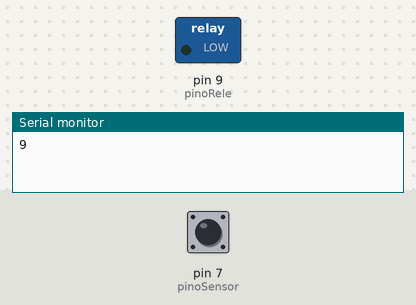
Simulated run of this sketch. Board: Arduino Uno, built with avr-gcc and run on an emulated ATmega328P. Parts: switched loads named in the sketch (green lamp = pin HIGH), the last lines printed to the serial monitor. Inputs (shaded band) come from the test bench; at power-on: pin 7 (pinoSensor) HIGH. The local clock reads 2024-03-15 10:24:30 at power-on unless the sketch sets it.

Above: at 1.2 s.
1.3 s: pin 7 (pinoSensor) driven LOW
At 3.4 s:
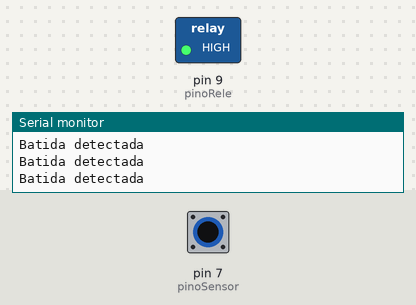
4.3 s: pin 7 (pinoSensor) pulsed HIGH 2 times (0.12 s each, 0.3 s apart)
7.5 s: pin 7 (pinoSensor) pulsed HIGH 2 times (0.12 s each, 0.3 s apart)
Timing chart, 0 to 16.5 s (numbered marks = the images above; inputs shaded):
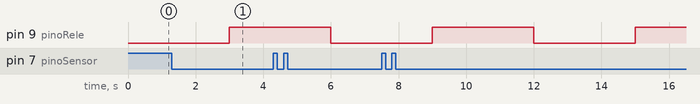

The sketch:

RTC_YC031_SRD_REGISTRADOR_2.ino
```cpp
#include <Wire.h> //INCLUSÃO DA BIBLIOTECA
#include "RTClib.h" //INCLUSÃO DA BIBLIOTECA

RTC_DS3231 rtc; //OBJETO DO TIPO RTC_DS3231

const int pinoSensor = 7; //PINO DIGITAL UTILIZADO PELO SENSOR
const int pinoRele = 9; //PINO DIGITAL UTILIZADO PELO MÓDULO RELÉ
int status = 0; //VARIÁVEL QUE CONTROLA O STATUS DO MÓDULO RELÉ (LIGADO / DESLIGADO)
const int pinoBuzzer = 8; //PINO DIGITAL UTILIZADO PELO BUZZER

//float volumeBuzzer = 0; //VARIÁVEL QUE ARMAZENA O VALOR DA LUMINOSIDADE QUE SERÁ APLICADA AO LED

//DECLARAÇÃO DOS DIAS DA SEMANA
char daysOfTheWeek[7][12] = {"Domingo", "Segunda", "Terça", "Quarta", "Quinta", "Sexta", "Sábado"};

void setup(){
  Serial.begin(9600); //INICIALIZA A SERIAL
  pinMode(pinoSensor, INPUT); //DEFINE O PINO COMO ENTRADA
  pinMode(pinoRele, OUTPUT); //DEFINE O PINO COMO SAÍDA
  digitalWrite(pinoRele, HIGH); //MÓDULO RELÉ INICIA DESLIGADO
  pinMode(pinoBuzzer, OUTPUT); //DEFINE O PINO COMO SAÍDA
  pinMode(pinoBuzzer, LOW);

// Configuração do TIMER1
  TCCR1A = 0;                //confira timer para operação normal
  TCCR1B = 0;                //limpa registrador
  TCNT1  = 0;                //zera temporizado

  OCR1A = 0xB71B;            // carrega registrador de comparação: 16MHz/1024/1Hz = 15625 = 0X3D09
  TCCR1B |= (1 << WGM12)|(1<<CS10)|(1 << CS12);   // modo CTC, prescaler de 1024: CS12 = 1 e CS10 = 1
  TIMSK1 |= (1 << OCIE1A);  // habilita interrupção por igualdade de comparação


  if(! rtc.begin()) { // SE O RTC NÃO FOR INICIALIZADO, FAZ
    Serial.println("DS3231 não encontrado"); //IMPRIME O TEXTO NO MONITOR SERIAL
    while(1); //SEMPRE ENTRE NO LOOP
  }
  if(rtc.lostPower()){ //SE RTC FOI LIGADO PELA PRIMEIRA VEZ / FICOU SEM ENERGIA / ESGOTOU A BATERIA, FAZ
    Serial.println("DS3231 OK!"); //IMPRIME O TEXTO NO MONITOR SERIAL
    //REMOVA O COMENTÁRIO DE UMA DAS LINHAS ABAIXO PARA INSERIR AS INFORMAÇÕES ATUALIZADAS EM SEU RTC
    //rtc.adjust(DateTime(F(__DATE__), F(__TIME__))); //CAPTURA A DATA E HORA EM QUE O SKETCH É COMPILADO
    rtc.adjust(DateTime(2019, 8, 28, 23, 02, 45)); //(ANO), (MÊS), (DIA), (HORA), (MINUTOS), (SEGUNDOS)
  }
 // delay(100); //INTERVALO DE 100 MILISSEGUNDOS


}


void loop () {

    if(digitalRead(pinoSensor) == LOW){ //SE A LEITURA DO PINO FOR IGUAL A LOW, FAZ
      Serial.println("Batida detectada"); //IMPRIME O TEXTO NA SERIAL
    if (status == 0){ //SE VARIÁVEL FOR IGUAL A 0, FAZ
      digitalWrite(pinoRele, LOW); //LIGA O RELÉ
      status = 1; //VARIÁVEL RECEBE O VALOR 1
      Serial.println("RELE LIGADO"); //IMPRIME O TEXTO NO MONITOR SERIAL
      //tone(pinoBuzzer, 100);
      //Serial.println("ALARME ATIVADO"); //IMPRIME O TEXTO NO MONITOR SERIAL


    DateTime now = rtc.now(); //CHAMADA DE FUNÇÃO
    Serial.print("Data: "); //IMPRIME O TEXTO NO MONITOR SERIAL
    Serial.print(now.day(), DEC); //IMPRIME NO MONITOR SERIAL O DIA
    Serial.print('/'); //IMPRIME O CARACTERE NO MONITOR SERIAL
    Serial.print(now.month(), DEC); //IMPRIME NO MONITOR SERIAL O MÊS
    Serial.print('/'); //IMPRIME O CARACTERE NO MONITOR SERIAL
    Serial.print(now.year(), DEC); //IMPRIME NO MONITOR SERIAL O ANO
    Serial.print(" / Dia: "); //IMPRIME O TEXTO NA SERIAL
    Serial.print(daysOfTheWeek[now.dayOfTheWeek()]); //IMPRIME NO MONITOR SERIAL O DIA
    Serial.print(" / Horas: "); //IMPRIME O TEXTO NA SERIAL
    Serial.print(now.hour(), DEC); //IMPRIME NO MONITOR SERIAL A HORA
    Serial.print(':'); //IMPRIME O CARACTERE NO MONITOR SERIAL
    Serial.print(now.minute(), DEC); //IMPRIME NO MONITOR SERIAL OS MINUTOS
    Serial.print(':'); //IMPRIME O CARACTERE NO MONITOR SERIAL
    Serial.print(now.second(), DEC); //IMPRIME NO MONITOR SERIAL OS SEGUNDOS
    Serial.println(); //QUEBRA DE LINHA NA SERIAL
    delay(1000); //INTERVALO DE 1 SEGUNDO
    }


   // else {//SENÃO, FAZ

   // ISR(TIMER1_COMPA_vect)          // interrupção por igualdade de comparação no TIMER1

    //TCNT1 = 0xC2F7;                                 // Renicia TIMER
   // digitalWrite(pinoRele, digitalRead(pinoRele) ^ 1);   //inverte estado do BUZZER
   // Serial.println(pinoRele);


/*

      // digitalWrite(pinoRele, HIGH); DESLIGA O RELÉ
      // status = 0; // VARIÁVEL RECEBE O VALOR 0
      // Serial.println("RELÉ DESLIGADO"); // IMPRIME O TEXTO NO MONITOR SERIAL
    DateTime now = rtc.now(); //CHAMADA DE FUNÇÃO
    Serial.print("Data: "); //IMPRIME O TEXTO NO MONITOR SERIAL
    Serial.print(now.day(), DEC); //IMPRIME NO MONITOR SERIAL O DIA
    Serial.print('/'); //IMPRIME O CARACTERE NO MONITOR SERIAL
    Serial.print(now.month(), DEC); //IMPRIME NO MONITOR SERIAL O MÊS
    Serial.print('/'); //IMPRIME O CARACTERE NO MONITOR SERIAL
    Serial.print(now.year(), DEC); //IMPRIME NO MONITOR SERIAL O ANO
    Serial.print(" / Dia: "); //IMPRIME O TEXTO NA SERIAL
    Serial.print(daysOfTheWeek[now.dayOfTheWeek()]); //IMPRIME NO MONITOR SERIAL O DIA
    Serial.print(" / Horas: "); //IMPRIME O TEXTO NA SERIAL
    Serial.print(now.hour(), DEC); //IMPRIME NO MONITOR SERIAL A HORA
    Serial.print(':'); //IMPRIME O CARACTERE NO MONITOR SERIAL
    Serial.print(now.minute(), DEC); //IMPRIME NO MONITOR SERIAL OS MINUTOS
    Serial.print(':'); //IMPRIME O CARACTERE NO MONITOR SERIAL
    Serial.print(now.second(), DEC); //IMPRIME NO MONITOR SERIAL OS SEGUNDOS
    Serial.println(); //QUEBRA DE LINHA NA SERIAL
    delay(1000); //INTERVALO DE 1 SEGUNDO
  */
    //}
    }}


      ISR(TIMER1_COMPA_vect)          // interrupção por igualdade de comparação no TIMER1
{
  //TCNT1 = 0xC2F7;                                 // Renicia TIMER
  digitalWrite(pinoRele, digitalRead(pinoRele) ^ 1);   //inverte estado do BUZZER
  Serial.println(pinoRele);
}
```
